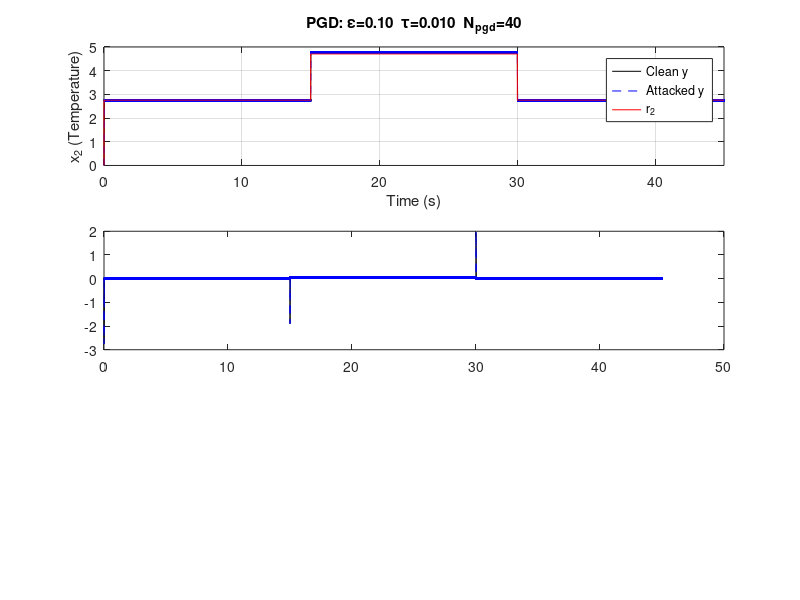

This chart was generated by the following MATLAB code: (Note: this script raises an error after producing the figure.)
% temp_pgd_attack.m
% Native MATLAB implementation of PGD adversarial attack on the CSTR
% tracking control system from Fig2a.m.
%
% Implements the equivalent of:
%   pgd   = ProjectedGradientDescent(classifier, eps=eps_val, eps_step=tau, max_iter=Npgd)
%   y_adv = pgd.generate(y)
%
% Attack target : temperature measurement y (x2 in the paper)
% Classifier    : sliding-mode sign controller  S = sign(y - r2)
% Loss          : squared tracking error  L(delta) = ||y + delta - r2||^2
% Gradient proxy: surrogate sub-gradient  nabla_delta L = y + delta - r2
% PGD update    : delta = clip(delta + tau*sign(nabla_delta L),  -eps, eps)

%% ── System Parameters (from Fig2a.m) ─────────────────────────────────────────
alpha  = 1;
betta  = 100;
lambda = 0.3;
gamma  = 20;
B      = 1;
Da     = 0.072;
n      = 45000;
tmax   = 45;
dt     = tmax / n;

%% ── PGD Hyperparameters ───────────────────────────────────────────────────────
eps_val = 0.1;   % L-inf ball radius  (epsilon)
tau     = 0.01;  % step size          (alpha / eps_step)
Npgd    = 40;    % iteration count    (max_iter)

%% ── Step 1: Simulate clean system (Fig2a.m) ──────────────────────────────────
x  = zeros(1, n);
y  = zeros(1, n);
t  = zeros(1, n);
r1 = zeros(1, n);
r2 = zeros(1, n);
S  = zeros(1, n);
u  = zeros(1, n);
e1 = zeros(1, n);
e2 = zeros(1, n);

for i = 1:n-1
    t(i+1) = t(i) + dt;

    if     0  <= t(i+1) && t(i+1) <= 15,   r1(i+1) = 0.4472;
    elseif 15 <  t(i+1) && t(i+1) <  30,   r1(i+1) = 0.7646;
    else,                                    r1(i+1) = 0.4472;
    end

    if     0  <= t(i+1) && t(i+1) <= 15,   r2(i+1) = 2.752;
    elseif 15 <  t(i+1) && t(i+1) <  30,   r2(i+1) = 4.7052;
    else,                                    r2(i+1) = 2.752;
    end

    f1 = x(i) + dt*(-alpha*x(i) + Da*(1-x(i))*exp(y(i)/(1+y(i)/gamma)));
    f2 = y(i) + dt*(-alpha*y(i) + B*Da*(1-x(i))*exp(y(i)/(1+y(i)/gamma)));

    if     y(i)-r2(i) > 0,  S(i) =  1;
    elseif y(i)-r2(i) < 0,  S(i) = -1;
    else,                    S(i) =  0;
    end

    u(i) = -1/lambda * (-betta*S(i) + r2(i+1) - r2(i) - f2);

    x(i+1) = f1;
    y(i+1) = y(i) + dt*(-betta*S(i) + r2(i+1) - r2(i));

    e1(i+1) = x(i+1) - r1(i+1);
    e2(i+1) = y(i+1) - r2(i+1);
end

%% ── Step 2: PGD attack ────────────────────────────────────────────────────────
% delta(k+1) = clip( delta(k) + tau * sign( y + delta(k) - r2 ),  -eps, eps )
%
% Rationale: loss L = ||y + delta - r2||^2
%            nabla_delta L = 2*(y + delta - r2)
%            sign(nabla_delta L) = sign(y + delta - r2)
%            We ascend the loss gradient to maximise tracking error.
%
% The gradient direction changes each iteration as delta shifts
% the measurement closer to (or past) the sign-change boundary r2.

delta = zeros(1, n);

for k = 1:Npgd
    nabla = y + delta - r2;            % surrogate gradient  (n x 1 vector op)
    delta = delta + tau * sign(nabla); % gradient ascent step
    delta = max(-eps_val, min(eps_val, delta));  % project onto L-inf ball
end

y_adv = y + delta;                     % adversarial temperature measurements

%% ── Step 3: Simulate attacked system ─────────────────────────────────────────
% Controller sees y_adv; actual plant state evolves from true dynamics.
x_att  = zeros(1, n);
y_att  = zeros(1, n);
S_att  = zeros(1, n);
u_att  = zeros(1, n);
e1_att = zeros(1, n);
e2_att = zeros(1, n);

for i = 1:n-1
    f1_att = x_att(i) + dt*(-alpha*x_att(i) + Da*(1-x_att(i))*exp(y_att(i)/(1+y_att(i)/gamma)));
    f2_att = y_att(i) + dt*(-alpha*y_att(i) + B*Da*(1-x_att(i))*exp(y_att(i)/(1+y_att(i)/gamma)));

    % Controller uses adversarial measurement y_adv instead of y_att
    if     y_adv(i)-r2(i) > 0,  S_att(i) =  1;
    elseif y_adv(i)-r2(i) < 0,  S_att(i) = -1;
    else,                         S_att(i) =  0;
    end

    u_att(i) = -1/lambda * (-betta*S_att(i) + r2(i+1) - r2(i) - f2_att);

    x_att(i+1) = f1_att;
    y_att(i+1) = y_att(i) + dt*(-betta*S_att(i) + r2(i+1) - r2(i));

    e1_att(i+1) = x_att(i+1) - r1(i+1);
    e2_att(i+1) = y_att(i+1) - r2(i+1);
end

%% ── Step 4: Report ───────────────────────────────────────────────────────────
flip_rate = mean(sign(y_adv - r2) ~= S);
fprintf('PGD results  (eps=%.3f  tau=%.4f  Npgd=%d)\n', eps_val, tau, Npgd);
fprintf('  Sign-flip rate     : %.1f%%\n',  flip_rate * 100);
fprintf('  Max  |delta|       : %.4f\n',    max(abs(delta)));
fprintf('  Mean |delta|       : %.4f\n',    mean(abs(delta)));
fprintf('  RMS tracking error clean    e2 : %.4f\n', rms(e2));
fprintf('  RMS tracking error attacked e2 : %.4f\n', rms(e2_att));

%% ── Step 5: Plot ─────────────────────────────────────────────────────────────
figure('Name', 'PGD Attack on CSTR Tracking Control');

subplot(3,1,1)
plot(t, y, 'k-', t, y_att, 'b--', t, r2, 'r-')
ylabel('x_2 (Temperature)')
xlabel('Time (s)')
legend('Clean y', 'Attacked y', 'r_2', 'Location', 'best')
title(sprintf('PGD: \\epsilon=%.2f  \\tau=%.3f  N_{pgd}=%d', eps_val, tau, Npgd))
axis([0 tmax 0 5])
grid on

subplot(3,1,2)
plot(t, e2, 'k-', t, e2_att, 'b--')
yline(0, 'r--')
ylabel('e_2 = y - r_2')
xlabel('Time (s)')
legend('Clean error', 'Attacked error', 'Location', 'best')
axis([0 tmax -3 2.5])
grid on

subplot(3,1,3)
plot(t, delta, 'g-')
ylabel('\delta (Perturbation)')
xlabel('Time (s)')
title(sprintf('Max |\\delta| = %.4f  (L-\\infty bound = %.2f)', max(abs(delta)), eps_val))
axis([0 tmax -eps_val*1.1 eps_val*1.1])
grid on
